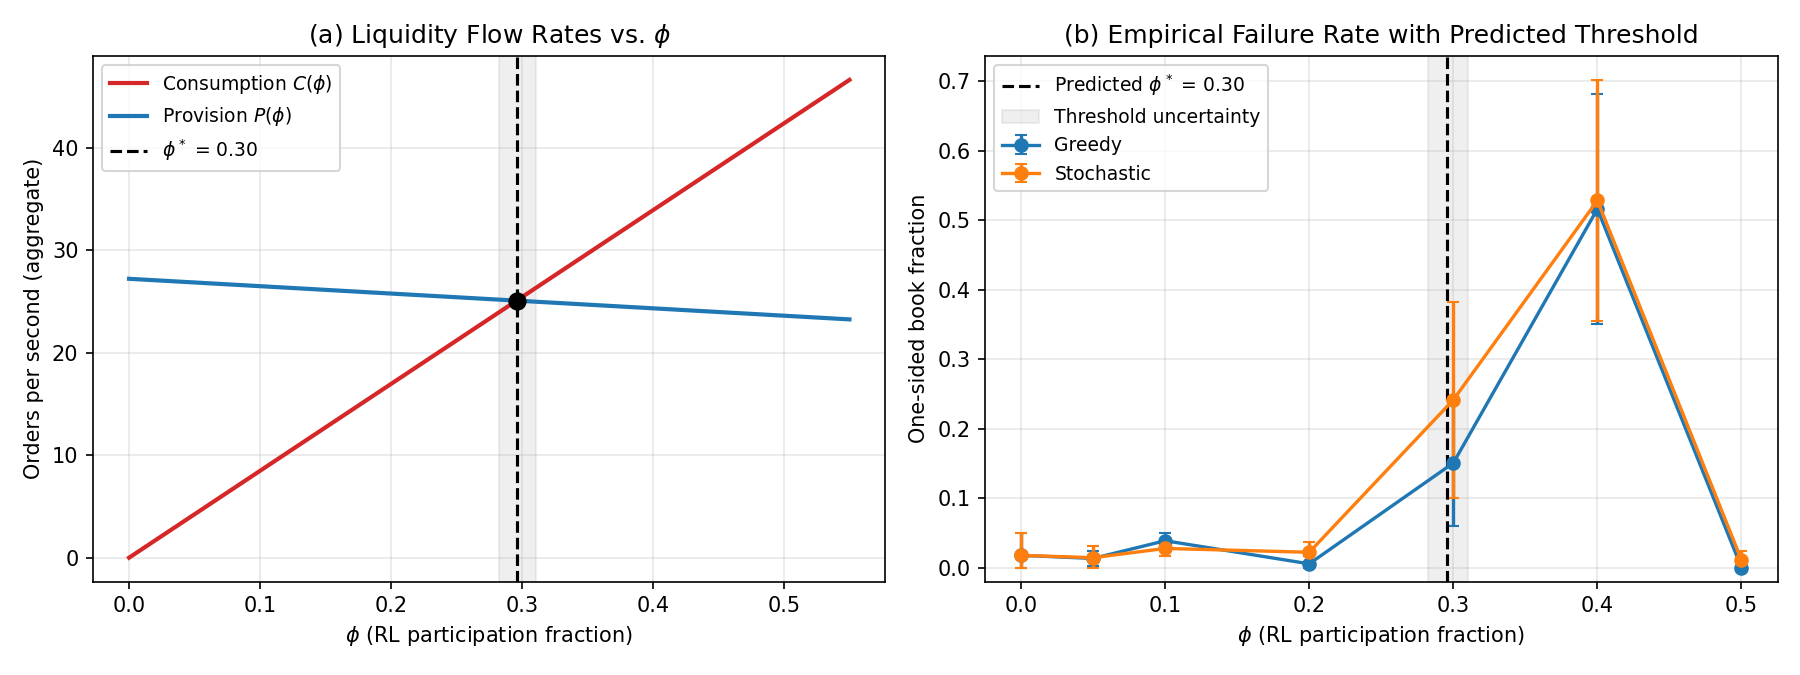

This chart was generated by the following Python code:
"""
Analytical threshold argument for one-sided order book failures.

Derives φ* — the RL participation fraction at which aggregate liquidity
consumption exceeds the market's replenishment capacity — from simulation
parameters and low-φ empirical execution rates. Compares the prediction
against the empirically observed transition point.

Usage:
    python threshold_analysis.py [--experiment-dir EXPERIMENT_DIR]
                                 [--output-dir OUTPUT_DIR]
"""

from __future__ import annotations

import argparse
from pathlib import Path

import numpy as np
import pandas as pd

PAPER_DIR = Path("Persistent_One_Sided_Order_Books_from_Learned_Trading_Behavior_smaller")
DEFAULT_EXPERIMENT = "experiments/regen_headline_taker"

# ── Simulation parameters (from config.py / SimulationConfig defaults) ──────
NOISE_WAKE_SEC = 5.0       # noise_wake_up_frequency
NOISE_LIMIT_PROB = 0.45    # noise_limit_probability
MM_WAKE_SEC = 1.0          # mm_wake_up_frequency
MM_QUOTE_SIZE = 5          # mm_quote_size (units per side)
MM_SIDES = 2               # bid + ask
N_REPLACEABLE = 80         # noise trader pool (phi scales this pool)
N_MM = 2                   # number of market makers
SIM_SEC = 300              # simulation duration (09:30–09:35)

# ── Derived provision rates from parameters ──────────────────────────────────
# Noise trader: wakes every NOISE_WAKE_SEC seconds, submits a limit order
# with probability NOISE_LIMIT_PROB (size 1 each).
r_noise = NOISE_LIMIT_PROB / NOISE_WAKE_SEC  # limit orders/sec/noise trader

# Market maker: wakes every MM_WAKE_SEC, quotes MM_SIDES sides at MM_QUOTE_SIZE.
r_mm = MM_SIDES * MM_QUOTE_SIZE / MM_WAKE_SEC  # provision units/sec/MM


def compute_r_rl(diag: pd.DataFrame, phi: float, n_rl: int) -> float:
    """Estimate RL execution rate (executed market orders/sec/agent) at phi."""
    g = diag[np.isclose(diag["phi"], phi)]
    if g.empty:
        return float("nan")
    ex_buy = g["executed_buy_action_count"].mean()
    ex_sell = g["executed_sell_action_count"].mean()
    return float((ex_buy + ex_sell) / n_rl / SIM_SEC)


def phi_threshold(r_rl: float) -> float:
    """
    Solve for phi* where aggregate consumption equals aggregate provision.

    Consumption:  N_REPLACEABLE * phi * r_rl
    Provision:    N_REPLACEABLE * (1 - phi) * r_noise + N_MM * r_mm

    Setting equal and solving for phi:
        phi* = (N_REPLACEABLE * r_noise + N_MM * r_mm)
               / (N_REPLACEABLE * (r_noise + r_rl))
    """
    numerator = N_REPLACEABLE * r_noise + N_MM * r_mm
    denominator = N_REPLACEABLE * (r_noise + r_rl)
    return numerator / denominator


def run(experiment_dir: Path, output_dir: Path) -> None:
    import os
    import sys
    import tempfile

    # matplotlib setup (no display)
    cache = Path(tempfile.gettempdir()) / "threshold_analysis_mpl"
    cache.mkdir(parents=True, exist_ok=True)
    os.environ.setdefault("MPLCONFIGDIR", str(cache))
    import matplotlib
    matplotlib.use("Agg")
    import matplotlib.pyplot as plt

    output_dir.mkdir(parents=True, exist_ok=True)

    # ── Load per-seed diagnostics ────────────────────────────────────────────
    diag_path = experiment_dir / "summaries" / "per_seed_rl_diagnostics.csv"
    if not diag_path.exists():
        sys.exit(f"Diagnostics not found: {diag_path}")
    diag = pd.read_csv(diag_path)

    # ── Estimate r_rl from low-phi pre-breakdown regimes (phi=0.05 and 0.10) ─
    r_rl_05 = compute_r_rl(diag, 0.05, n_rl=4)
    r_rl_10 = compute_r_rl(diag, 0.10, n_rl=8)
    r_rl_mean = float(np.nanmean([r_rl_05, r_rl_10]))

    phi_star_mean = phi_threshold(r_rl_mean)
    phi_star_05 = phi_threshold(r_rl_05)
    phi_star_10 = phi_threshold(r_rl_10)
    phi_star_lo = min(phi_star_05, phi_star_10)
    phi_star_hi = max(phi_star_05, phi_star_10)

    # ── Load empirical summary ───────────────────────────────────────────────
    summary_path = experiment_dir / "phi_sweep_summary.csv"
    if not summary_path.exists():
        sys.exit(f"Summary not found: {summary_path}")
    summary = pd.read_csv(summary_path).sort_values("phi")
    phi_vals = summary["phi"].values

    one_sided_greedy = summary["greedy_one_sided_book_fraction_mean"].values
    one_sided_stoch = summary["stochastic_one_sided_book_fraction_mean"].values

    # CIs (clip negatives from narrow samples)
    def _ci(df: pd.DataFrame, col_prefix: str):
        lo = np.clip(df[f"{col_prefix}_ci95_lower"].values, 0, None)
        hi = df[f"{col_prefix}_ci95_upper"].values
        mean = df[f"{col_prefix}_mean"].values
        return mean - lo, hi - mean

    err_g_lo, err_g_hi = _ci(summary, "greedy_one_sided_book_fraction")
    err_s_lo, err_s_hi = _ci(summary, "stochastic_one_sided_book_fraction")

    # ── Rate curves ──────────────────────────────────────────────────────────
    phi_range = np.linspace(0.0, 0.55, 300)
    consumption = N_REPLACEABLE * phi_range * r_rl_mean
    provision = N_REPLACEABLE * (1 - phi_range) * r_noise + N_MM * r_mm

    # ── Figure ───────────────────────────────────────────────────────────────
    fig, axes = plt.subplots(1, 2, figsize=(12, 4.5))

    # Panel A: rate curves
    ax = axes[0]
    ax.plot(phi_range, consumption, color="tab:red", lw=2.0, label="Consumption $C(\\phi)$")
    ax.plot(phi_range, provision, color="tab:blue", lw=2.0, label="Provision $P(\\phi)$")
    ax.axvline(phi_star_mean, color="black", ls="--", lw=1.5,
               label=f"$\\phi^*$ = {phi_star_mean:.2f}")
    ax.axvspan(phi_star_lo, phi_star_hi, alpha=0.12, color="gray")
    ax.scatter([phi_star_mean], [N_REPLACEABLE * phi_star_mean * r_rl_mean],
               color="black", zorder=5, s=60)
    ax.set_xlabel("$\\phi$ (RL participation fraction)")
    ax.set_ylabel("Orders per second (aggregate)")
    ax.set_title("(a) Liquidity Flow Rates vs. $\\phi$")
    ax.legend(fontsize=9)
    ax.grid(True, alpha=0.3)

    # Panel B: empirical one-sided fraction + threshold
    ax2 = axes[1]
    ax2.errorbar(phi_vals, one_sided_greedy,
                 yerr=np.vstack([err_g_lo, err_g_hi]),
                 marker="o", lw=1.6, capsize=3, color="tab:blue",
                 label="Greedy")
    ax2.errorbar(phi_vals, one_sided_stoch,
                 yerr=np.vstack([err_s_lo, err_s_hi]),
                 marker="o", lw=1.6, capsize=3, color="tab:orange",
                 label="Stochastic")
    ax2.axvline(phi_star_mean, color="black", ls="--", lw=1.5,
                label=f"Predicted $\\phi^*$ = {phi_star_mean:.2f}")
    ax2.axvspan(phi_star_lo, phi_star_hi, alpha=0.12, color="gray",
                label="Threshold uncertainty")
    ax2.set_xlabel("$\\phi$ (RL participation fraction)")
    ax2.set_ylabel("One-sided book fraction")
    ax2.set_title("(b) Empirical Failure Rate with Predicted Threshold")
    ax2.legend(fontsize=9)
    ax2.grid(True, alpha=0.3)
    ax2.set_ylim(bottom=-0.02)

    fig.tight_layout()
    out_path = output_dir / "threshold_analysis.png"
    fig.savefig(out_path, dpi=150)
    plt.close(fig)
    print(f"Saved threshold figure to {out_path}")

    # ── Print summary for paper text ─────────────────────────────────────────
    print()
    print("=== Threshold Analysis Results ===")
    print(f"r_noise (from config):         {r_noise:.4f} limit orders/sec/noise trader")
    print(f"r_mm    (from config):         {r_mm:.4f} provision units/sec/market maker")
    print(f"r_rl    (phi=0.05, empirical): {r_rl_05:.4f} market orders/sec/RL agent")
    print(f"r_rl    (phi=0.10, empirical): {r_rl_10:.4f} market orders/sec/RL agent")
    print(f"r_rl    (mean):                {r_rl_mean:.4f} market orders/sec/RL agent")
    print()
    print(f"Predicted threshold phi*:      {phi_star_mean:.3f}")
    print(f"Uncertainty range:             [{phi_star_lo:.3f}, {phi_star_hi:.3f}]")
    print()
    print("Consumption vs. provision at each phi:")
    for phi_v in phi_vals:
        if np.isclose(phi_v, 0.0):
            continue
        n_rl = int(round(N_REPLACEABLE * phi_v))
        n_noise = N_REPLACEABLE - n_rl
        c = n_rl * r_rl_mean
        p = n_noise * r_noise + N_MM * r_mm
        print(f"  phi={phi_v:.2f}: C={c:.2f}, P={p:.2f}, excess={c-p:+.2f}")

    # Save numerical results
    results_df = pd.DataFrame({
        "phi": phi_vals,
        "consumption_rate": [N_REPLACEABLE * phi_v * r_rl_mean for phi_v in phi_vals],
        "provision_rate": [N_REPLACEABLE * (1 - phi_v) * r_noise + N_MM * r_mm for phi_v in phi_vals],
        "excess_consumption": [N_REPLACEABLE * phi_v * r_rl_mean
                               - (N_REPLACEABLE * (1 - phi_v) * r_noise + N_MM * r_mm)
                               for phi_v in phi_vals],
        "greedy_one_sided_fraction": one_sided_greedy,
        "stochastic_one_sided_fraction": one_sided_stoch,
    })
    csv_path = output_dir / "threshold_analysis.csv"
    results_df.to_csv(csv_path, index=False)
    print(f"\nSaved numerical results to {csv_path}")


def main() -> None:
    parser = argparse.ArgumentParser(description=__doc__)
    parser.add_argument("--experiment-dir", default=DEFAULT_EXPERIMENT)
    parser.add_argument("--output-dir", default=str(PAPER_DIR))
    args = parser.parse_args()
    run(Path(args.experiment_dir), Path(args.output_dir))


if __name__ == "__main__":
    main()
